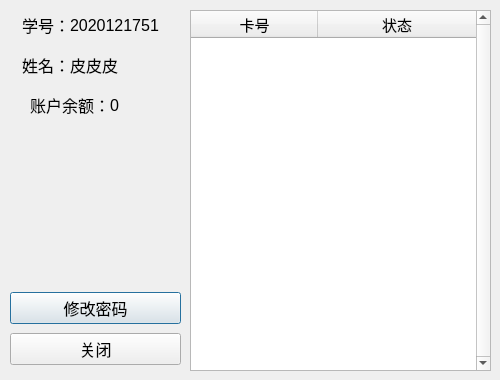
<?xml version="1.0" encoding="UTF-8"?>
<ui version="4.0">
 <class>ShowStuDialog</class>
 <widget class="QDialog" name="ShowStuDialog">
  <property name="geometry">
   <rect>
    <x>0</x>
    <y>0</y>
    <width>500</width>
    <height>380</height>
   </rect>
  </property>
  <property name="minimumSize">
   <size>
    <width>500</width>
    <height>380</height>
   </size>
  </property>
  <property name="maximumSize">
   <size>
    <width>500</width>
    <height>380</height>
   </size>
  </property>
  <property name="windowTitle">
   <string>学生信息</string>
  </property>
  <widget class="QLabel" name="label_2">
   <property name="geometry">
    <rect>
     <x>10</x>
     <y>10</y>
     <width>60</width>
     <height>30</height>
    </rect>
   </property>
   <property name="font">
    <font>
     <family>Arial</family>
     <pointsize>12</pointsize>
    </font>
   </property>
   <property name="text">
    <string>学号：</string>
   </property>
   <property name="alignment">
    <set>Qt::AlignRight|Qt::AlignTrailing|Qt::AlignVCenter</set>
   </property>
  </widget>
  <widget class="QLabel" name="stuNumLabel">
   <property name="geometry">
    <rect>
     <x>70</x>
     <y>10</y>
     <width>120</width>
     <height>30</height>
    </rect>
   </property>
   <property name="font">
    <font>
     <family>Arial</family>
     <pointsize>12</pointsize>
    </font>
   </property>
   <property name="text">
    <string>2020121751</string>
   </property>
  </widget>
  <widget class="QLabel" name="label_3">
   <property name="geometry">
    <rect>
     <x>10</x>
     <y>50</y>
     <width>60</width>
     <height>30</height>
    </rect>
   </property>
   <property name="font">
    <font>
     <family>Arial</family>
     <pointsize>12</pointsize>
    </font>
   </property>
   <property name="text">
    <string>姓名：</string>
   </property>
   <property name="alignment">
    <set>Qt::AlignRight|Qt::AlignTrailing|Qt::AlignVCenter</set>
   </property>
  </widget>
  <widget class="QLabel" name="nameLabel">
   <property name="geometry">
    <rect>
     <x>70</x>
     <y>50</y>
     <width>120</width>
     <height>30</height>
    </rect>
   </property>
   <property name="font">
    <font>
     <family>Arial</family>
     <pointsize>12</pointsize>
    </font>
   </property>
   <property name="text">
    <string>皮皮皮</string>
   </property>
  </widget>
  <widget class="QLabel" name="label_4">
   <property name="geometry">
    <rect>
     <x>10</x>
     <y>90</y>
     <width>100</width>
     <height>30</height>
    </rect>
   </property>
   <property name="font">
    <font>
     <family>Arial</family>
     <pointsize>12</pointsize>
    </font>
   </property>
   <property name="text">
    <string>账户余额：</string>
   </property>
   <property name="alignment">
    <set>Qt::AlignRight|Qt::AlignTrailing|Qt::AlignVCenter</set>
   </property>
  </widget>
  <widget class="QLabel" name="moneyLabel">
   <property name="geometry">
    <rect>
     <x>110</x>
     <y>90</y>
     <width>80</width>
     <height>30</height>
    </rect>
   </property>
   <property name="font">
    <font>
     <family>Arial</family>
     <pointsize>12</pointsize>
    </font>
   </property>
   <property name="text">
    <string>0</string>
   </property>
  </widget>
  <widget class="QTableWidget" name="cardTable">
   <property name="geometry">
    <rect>
     <x>190</x>
     <y>10</y>
     <width>301</width>
     <height>361</height>
    </rect>
   </property>
   <property name="font">
    <font>
     <pointsize>11</pointsize>
    </font>
   </property>
   <property name="contextMenuPolicy">
    <enum>Qt::DefaultContextMenu</enum>
   </property>
   <property name="autoFillBackground">
    <bool>true</bool>
   </property>
   <property name="lineWidth">
    <number>1</number>
   </property>
   <property name="verticalScrollBarPolicy">
    <enum>Qt::ScrollBarAlwaysOn</enum>
   </property>
   <property name="horizontalScrollBarPolicy">
    <enum>Qt::ScrollBarAlwaysOff</enum>
   </property>
   <property name="sizeAdjustPolicy">
    <enum>QAbstractScrollArea::AdjustIgnored</enum>
   </property>
   <property name="autoScrollMargin">
    <number>10</number>
   </property>
   <property name="editTriggers">
    <set>QAbstractItemView::NoEditTriggers</set>
   </property>
   <property name="selectionMode">
    <enum>QAbstractItemView::NoSelection</enum>
   </property>
   <property name="selectionBehavior">
    <enum>QAbstractItemView::SelectItems</enum>
   </property>
   <property name="textElideMode">
    <enum>Qt::ElideMiddle</enum>
   </property>
   <attribute name="horizontalHeaderCascadingSectionResizes">
    <bool>true</bool>
   </attribute>
   <attribute name="horizontalHeaderDefaultSectionSize">
    <number>127</number>
   </attribute>
   <attribute name="horizontalHeaderShowSortIndicator" stdset="0">
    <bool>true</bool>
   </attribute>
   <attribute name="horizontalHeaderStretchLastSection">
    <bool>true</bool>
   </attribute>
   <attribute name="verticalHeaderCascadingSectionResizes">
    <bool>false</bool>
   </attribute>
   <column>
    <property name="text">
     <string>卡号</string>
    </property>
   </column>
   <column>
    <property name="text">
     <string>状态</string>
    </property>
   </column>
  </widget>
  <widget class="QWidget" name="verticalLayoutWidget">
   <property name="geometry">
    <rect>
     <x>10</x>
     <y>289</y>
     <width>171</width>
     <height>81</height>
    </rect>
   </property>
   <layout class="QVBoxLayout" name="verticalLayout">
    <item>
     <widget class="QPushButton" name="ChangePasswordBtn">
      <property name="font">
       <font>
        <family>Arial</family>
        <pointsize>12</pointsize>
       </font>
      </property>
      <property name="text">
       <string>修改密码</string>
      </property>
     </widget>
    </item>
    <item>
     <widget class="QPushButton" name="closeButton">
      <property name="font">
       <font>
        <family>Arial</family>
        <pointsize>12</pointsize>
       </font>
      </property>
      <property name="text">
       <string>关闭</string>
      </property>
     </widget>
    </item>
   </layout>
  </widget>
 </widget>
 <resources/>
 <connections/>
</ui>
